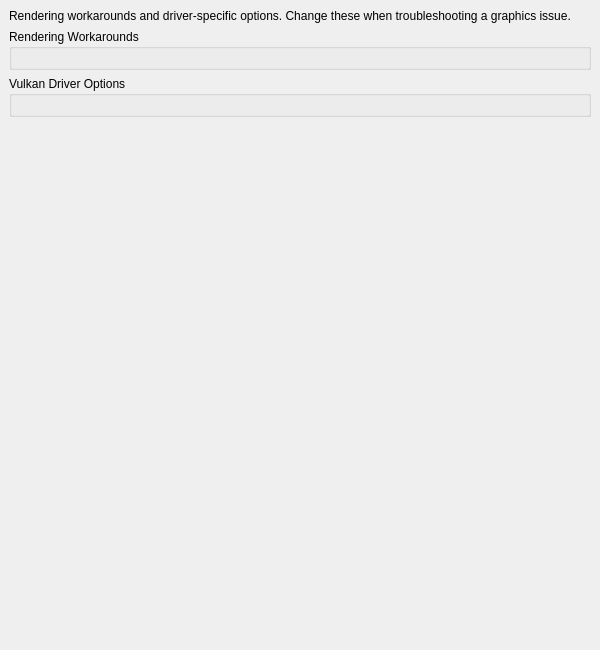
<?xml version="1.0" encoding="UTF-8"?>
<ui version="4.0">
 <class>ConfigureGraphicsExtensions</class>
 <widget class="QWidget" name="ConfigureGraphicsExtensions">
  <property name="geometry">
   <rect>
    <x>0</x>
    <y>0</y>
    <width>600</width>
    <height>650</height>
   </rect>
  </property>
  <property name="accessibleName">
   <string>Compatibility</string>
  </property>
  <layout class="QVBoxLayout" name="page_layout">
   <property name="leftMargin">
    <number>0</number>
   </property>
   <property name="topMargin">
    <number>0</number>
   </property>
   <property name="rightMargin">
    <number>0</number>
   </property>
   <property name="bottomMargin">
    <number>0</number>
   </property>
   <item>
    <widget class="QScrollArea" name="scroll_area">
     <property name="frameShape">
      <enum>QFrame::NoFrame</enum>
     </property>
     <property name="widgetResizable">
      <bool>true</bool>
     </property>
     <widget class="QWidget" name="scroll_contents">
      <layout class="QVBoxLayout" name="contents_layout">
       <item>
        <widget class="QLabel" name="description">
         <property name="text">
          <string>Rendering workarounds and driver-specific options. Change these when troubleshooting a graphics issue.</string>
         </property>
         <property name="wordWrap">
          <bool>true</bool>
         </property>
        </widget>
       </item>
       <item>
        <widget class="QGroupBox" name="hacks_group">
         <property name="title">
          <string>Rendering Workarounds</string>
         </property>
         <layout class="QVBoxLayout" name="hacks_layout" />
        </widget>
       </item>
       <item>
        <widget class="QGroupBox" name="vulkan_group">
         <property name="title">
          <string>Vulkan Driver Options</string>
         </property>
         <layout class="QVBoxLayout" name="vulkan_layout" />
        </widget>
       </item>
       <item>
        <spacer name="vertical_spacer">
         <property name="orientation">
          <enum>Qt::Vertical</enum>
         </property>
         <property name="sizeHint" stdset="0">
          <size>
           <width>20</width>
           <height>40</height>
          </size>
         </property>
        </spacer>
       </item>
      </layout>
     </widget>
    </widget>
   </item>
  </layout>
 </widget>
 <resources />
 <connections />
</ui>
